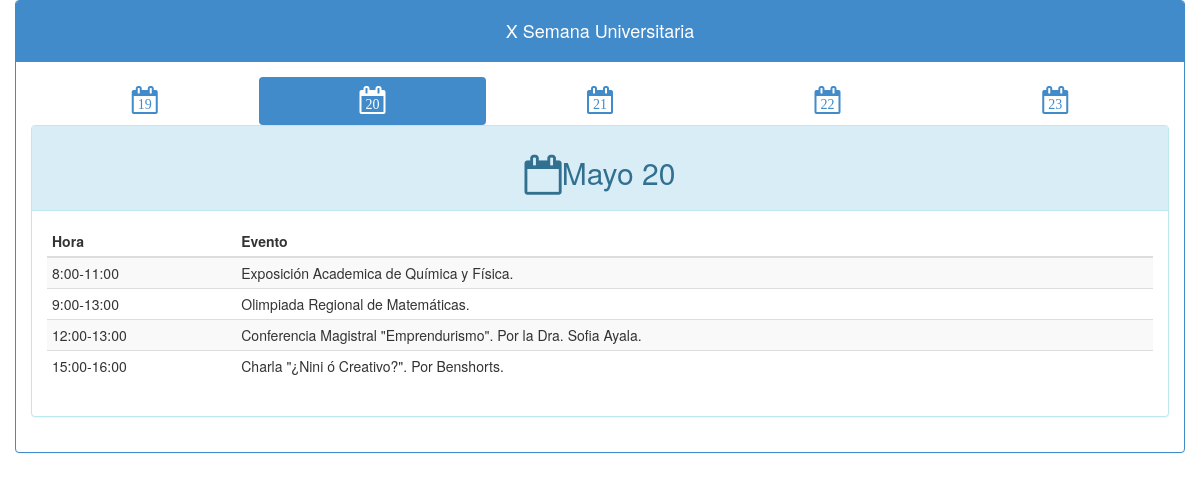
The app's page /dist/index.php?day=20, older data.
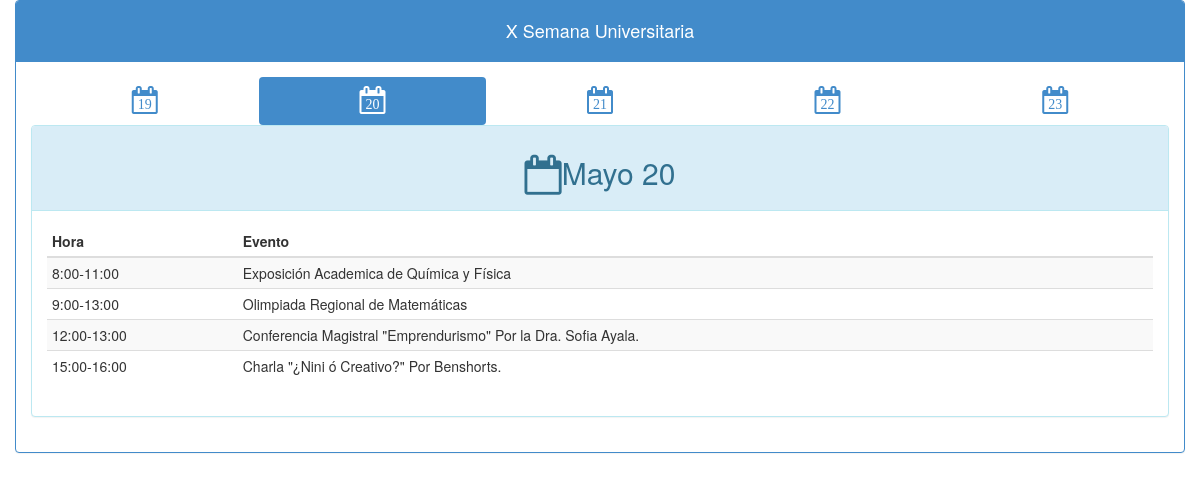
The same page, newer data.
### tables this page shows
CREATE TABLE IF NOT EXISTS `programa` (
  `id` int(4) NOT NULL AUTO_INCREMENT,
  `fecha` date NOT NULL,
  `hora` varchar(32) NOT NULL,
  `evento` varchar(128) NOT NULL,
  `ponente` varchar(64) NOT NULL,
  `lugar` varchar(32) NOT NULL,
  `imagen` varchar(32) NOT NULL,
  PRIMARY KEY (`id`)
);

### dist/php/class.php (called while the page is built, shortened)
<?php
class connection
{
	var $host='localhost';
	var $userName='root';
	var $password='';
	protected $database='semanauniversitaria';
	protected $connection='';
	function serverConnection(){
		$this->connection = mysql_connect($this->host,$this->userName,$this->password);
		return $this->connection;
	}
	function databaseConnection(){
		$db=mysql_select_db($this->database,$this->connection);
	}
}
class event{
	function query($query){
		$connection=new connection;
		return mysql_query($query);
	}
}
?>

### dist/index.php (the view, shortened to what this page needs)
<?php
include "/php/class.php";
$evento=new event;
$day=$_GET['day'];
$consulta=$evento->query('select id,hora,evento,ponente from programa where fecha="2014-05-'.$day.'" order by id asc');
?>
<!DOCTYPE html>
<html lang="">
  <head>
    <link href="css/app.min.css" rel="stylesheet" media="screen">
  </head>
  <body>
    <div class="container">
      <div class="row">
      <div class="panel panel-primary">
        <div class="panel-heading"><h4 class="text-center">X Semana Universitaria</h4></div>
        <div class="panel-body" id="<?php echo $day; ?>">
        <ul class="nav nav-justified nav-pills">
          <li>
            <a href="index.php?day=19">
              <span class="fa-stack">
                <i class="fa fa-calendar-o fa-stack-2x"></i>
                <span class="fa fa-stack-1x">19</span>
              </span>
            </a>
          </li>
          <li>
            <a href="index.php?day=20">
              <span class="fa-stack">
                <i class="fa fa-calendar-o fa-stack-2x"></i>
                <span class="fa fa-stack-1x">20</span>
              </span>
            </a>
          </li>
          <li>
            <a href="index.php?day=21">
              <span class="fa-stack">
                <i class="fa fa-calendar-o fa-stack-2x"></i>
                <span class="fa fa-stack-1x">21</span>
              </span>
            </a>
          </li>
          <li>
            <a href="index.php?day=22">
              <span class="fa-stack">
                <i class="fa fa-calendar-o fa-stack-2x"></i>
                <span class="fa fa-stack-1x">22</span>
              </span>
            </a>
          </li>
          <li>
            <a href="index.php?day=23">
              <span class="fa-stack">
                <i class="fa fa-calendar-o fa-stack-2x"></i>
                <span class="fa fa-stack-1x">23</span>
              </span>
            </a>
          </li>
        </ul>
        <div class="panel panel-info">
          <div class="panel-heading"><h2 class="text-center"><i class="fa fa-calendar-o fa-lg"></i>Mayo <?php echo $day; ?></h2></div>
          <div class="panel-body">
            <table class="table table-condensed table-striped">
              <thead>
                <tr>
                  <th>Hora</th>
                  <th>Evento</th>
                </tr>
              </thead>
              <tbody>
                <?php
                while($fila=mysql_fetch_array($consulta)){
                  echo '<tr onClick=document.location="detail.php?clave='.$fila["id"].'&day='.$day.'" style="cursor:pointer;"><td>'.$fila['hora'].'</td>';
                  echo '<td>'.$fila['evento']. ' '. $fila['ponente'] .'</td></tr>';
                }
                ?>
              </tbody>
            </table>
          </div>
        </div>
      </div>
      </div>
    </div>
    </div>
  </body>
</html>

Row changes from the older to the newer data that the page shows:
changed programa: evento "Exposición Academica de Química y Física." → "Exposición Academica de Química y Física"
changed programa: evento "Olimpiada Regional de Matemáticas." → "Olimpiada Regional de Matemáticas"
changed programa "Por la Dra. Sofia Ayala.": evento "Conferencia Magistral \"Emprendurismo\"." → "Conferencia Magistral \"Emprendurismo\""
changed programa "Por Benshorts.": evento "Charla \"¿Nini ó Creativo?\"." → "Charla \"¿Nini ó Creativo?\""
